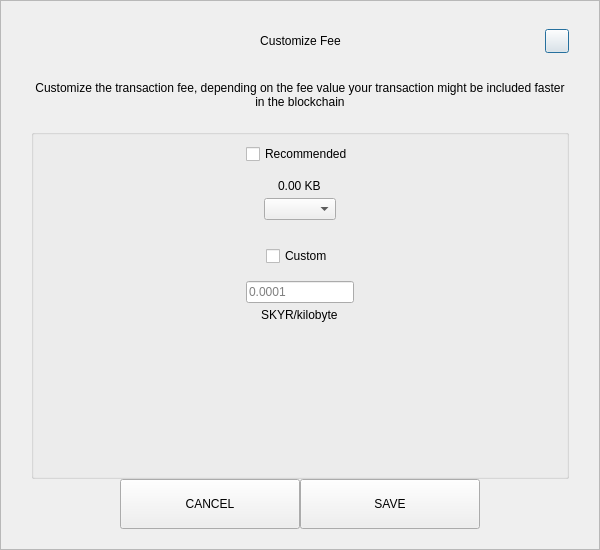
<?xml version="1.0" encoding="UTF-8"?>
<ui version="4.0">
 <class>SendCustomFeeDialog</class>
 <widget class="QDialog" name="SendCustomFeeDialog">
  <property name="geometry">
   <rect>
    <x>0</x>
    <y>0</y>
    <width>600</width>
    <height>550</height>
   </rect>
  </property>
  <property name="windowTitle">
   <string>Form</string>
  </property>
  <layout class="QVBoxLayout" name="verticalLayout_3">
   <property name="spacing">
    <number>0</number>
   </property>
   <property name="leftMargin">
    <number>0</number>
   </property>
   <property name="topMargin">
    <number>0</number>
   </property>
   <property name="rightMargin">
    <number>0</number>
   </property>
   <property name="bottomMargin">
    <number>0</number>
   </property>
   <item>
    <widget class="QFrame" name="frame">
     <property name="styleSheet">
      <string notr="true"/>
     </property>
     <property name="frameShape">
      <enum>QFrame::StyledPanel</enum>
     </property>
     <property name="frameShadow">
      <enum>QFrame::Raised</enum>
     </property>
     <layout class="QVBoxLayout" name="verticalLayout_2">
      <property name="spacing">
       <number>0</number>
      </property>
      <property name="leftMargin">
       <number>30</number>
      </property>
      <property name="topMargin">
       <number>20</number>
      </property>
      <property name="rightMargin">
       <number>30</number>
      </property>
      <property name="bottomMargin">
       <number>20</number>
      </property>
      <item>
       <layout class="QHBoxLayout" name="horizontalLayout_3">
        <property name="spacing">
         <number>0</number>
        </property>
        <item>
         <spacer name="horizontalSpacer_21">
          <property name="orientation">
           <enum>Qt::Horizontal</enum>
          </property>
          <property name="sizeHint" stdset="0">
           <size>
            <width>40</width>
            <height>20</height>
           </size>
          </property>
         </spacer>
        </item>
        <item>
         <widget class="QLabel" name="labelTitle">
          <property name="minimumSize">
           <size>
            <width>0</width>
            <height>40</height>
           </size>
          </property>
          <property name="maximumSize">
           <size>
            <width>16777215</width>
            <height>40</height>
           </size>
          </property>
          <property name="styleSheet">
           <string notr="true">padding-left:24px;</string>
          </property>
          <property name="text">
           <string>Customize Fee</string>
          </property>
          <property name="alignment">
           <set>Qt::AlignCenter</set>
          </property>
          <property name="margin">
           <number>7</number>
          </property>
         </widget>
        </item>
        <item>
         <spacer name="horizontalSpacer">
          <property name="orientation">
           <enum>Qt::Horizontal</enum>
          </property>
          <property name="sizeHint" stdset="0">
           <size>
            <width>40</width>
            <height>20</height>
           </size>
          </property>
         </spacer>
        </item>
        <item>
         <widget class="QPushButton" name="btnEsc">
          <property name="minimumSize">
           <size>
            <width>24</width>
            <height>24</height>
           </size>
          </property>
          <property name="maximumSize">
           <size>
            <width>24</width>
            <height>24</height>
           </size>
          </property>
          <property name="text">
           <string/>
          </property>
         </widget>
        </item>
       </layout>
      </item>
      <item>
       <spacer name="verticalSpacer_2">
        <property name="orientation">
         <enum>Qt::Vertical</enum>
        </property>
        <property name="sizeType">
         <enum>QSizePolicy::Fixed</enum>
        </property>
        <property name="sizeHint" stdset="0">
         <size>
          <width>20</width>
          <height>20</height>
         </size>
        </property>
       </spacer>
      </item>
      <item>
       <widget class="QLabel" name="labelMessage">
        <property name="text">
         <string>Customize the transaction fee, depending on the fee value your transaction might be included faster in the blockchain</string>
        </property>
        <property name="alignment">
         <set>Qt::AlignCenter</set>
        </property>
        <property name="wordWrap">
         <bool>true</bool>
        </property>
       </widget>
      </item>
      <item>
       <spacer name="verticalSpacer_3">
        <property name="orientation">
         <enum>Qt::Vertical</enum>
        </property>
        <property name="sizeType">
         <enum>QSizePolicy::Fixed</enum>
        </property>
        <property name="sizeHint" stdset="0">
         <size>
          <width>20</width>
          <height>20</height>
         </size>
        </property>
       </spacer>
      </item>
      <item>
       <widget class="QGroupBox" name="groupBox">
        <property name="title">
         <string/>
        </property>
        <layout class="QVBoxLayout" name="verticalLayout">
         <property name="leftMargin">
          <number>12</number>
         </property>
         <property name="rightMargin">
          <number>12</number>
         </property>
         <item>
          <layout class="QVBoxLayout" name="verticalLayout_4">
           <property name="spacing">
            <number>5</number>
           </property>
           <item alignment="Qt::AlignHCenter">
            <widget class="QCheckBox" name="checkBoxRecommended">
             <property name="text">
              <string>Recommended</string>
             </property>
            </widget>
           </item>
           <item>
            <spacer name="verticalSpacer_5">
             <property name="orientation">
              <enum>Qt::Vertical</enum>
             </property>
             <property name="sizeType">
              <enum>QSizePolicy::Fixed</enum>
             </property>
             <property name="sizeHint" stdset="0">
              <size>
               <width>20</width>
               <height>10</height>
              </size>
             </property>
            </spacer>
           </item>
           <item alignment="Qt::AlignHCenter">
            <widget class="QLabel" name="labelFee">
             <property name="text">
              <string>0.00 KB</string>
             </property>
            </widget>
           </item>
           <item alignment="Qt::AlignHCenter">
            <widget class="QComboBox" name="comboBoxRecommended"/>
           </item>
          </layout>
         </item>
         <item>
          <spacer name="verticalSpacer">
           <property name="orientation">
            <enum>Qt::Vertical</enum>
           </property>
           <property name="sizeType">
            <enum>QSizePolicy::Fixed</enum>
           </property>
           <property name="sizeHint" stdset="0">
            <size>
             <width>20</width>
             <height>20</height>
            </size>
           </property>
          </spacer>
         </item>
         <item>
          <layout class="QVBoxLayout" name="verticalLayout_5">
           <property name="spacing">
            <number>5</number>
           </property>
           <item alignment="Qt::AlignHCenter">
            <widget class="QCheckBox" name="checkBoxCustom">
             <property name="text">
              <string>Custom</string>
             </property>
            </widget>
           </item>
           <item>
            <spacer name="verticalSpacer_6">
             <property name="orientation">
              <enum>Qt::Vertical</enum>
             </property>
             <property name="sizeType">
              <enum>QSizePolicy::Fixed</enum>
             </property>
             <property name="sizeHint" stdset="0">
              <size>
               <width>20</width>
               <height>10</height>
              </size>
             </property>
            </spacer>
           </item>
           <item alignment="Qt::AlignHCenter">
            <widget class="QLineEdit" name="lineEditCustomFee">
             <property name="placeholderText">
              <string notr="true">0.0001</string>
             </property>
            </widget>
           </item>
           <item alignment="Qt::AlignHCenter">
            <widget class="QLabel" name="labelCustomFee">
             <property name="text">
              <string>SKYR/kilobyte</string>
             </property>
            </widget>
           </item>
          </layout>
         </item>
         <item>
          <spacer name="verticalSpacer_4">
           <property name="orientation">
            <enum>Qt::Vertical</enum>
           </property>
           <property name="sizeHint" stdset="0">
            <size>
             <width>20</width>
             <height>40</height>
            </size>
           </property>
          </spacer>
         </item>
        </layout>
       </widget>
      </item>
      <item>
       <layout class="QHBoxLayout" name="horizontalLayout" stretch="1,2,2,1">
        <item>
         <spacer name="horizontalSpacer1">
          <property name="orientation">
           <enum>Qt::Horizontal</enum>
          </property>
          <property name="sizeHint" stdset="0">
           <size>
            <width>40</width>
            <height>20</height>
           </size>
          </property>
         </spacer>
        </item>
        <item>
         <widget class="QPushButton" name="btnCancel">
          <property name="minimumSize">
           <size>
            <width>180</width>
            <height>50</height>
           </size>
          </property>
          <property name="focusPolicy">
           <enum>Qt::NoFocus</enum>
          </property>
          <property name="text">
           <string>CANCEL</string>
          </property>
         </widget>
        </item>
        <item>
         <widget class="QPushButton" name="btnSave">
          <property name="minimumSize">
           <size>
            <width>180</width>
            <height>50</height>
           </size>
          </property>
          <property name="focusPolicy">
           <enum>Qt::NoFocus</enum>
          </property>
          <property name="text">
           <string>SAVE</string>
          </property>
         </widget>
        </item>
        <item>
         <spacer name="horizontalSpacer_2">
          <property name="orientation">
           <enum>Qt::Horizontal</enum>
          </property>
          <property name="sizeHint" stdset="0">
           <size>
            <width>40</width>
            <height>20</height>
           </size>
          </property>
         </spacer>
        </item>
       </layout>
      </item>
     </layout>
    </widget>
   </item>
  </layout>
 </widget>
 <resources/>
 <connections/>
</ui>
